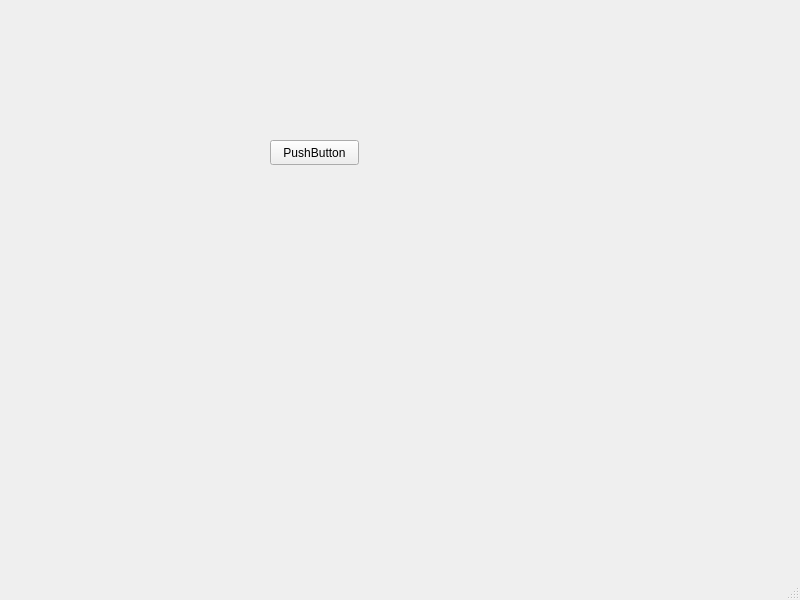
<?xml version="1.0" encoding="UTF-8"?>
<ui version="4.0">
 <class>MainWindow</class>
 <widget class="QMainWindow" name="MainWindow">
  <property name="geometry">
   <rect>
    <x>0</x>
    <y>0</y>
    <width>800</width>
    <height>600</height>
   </rect>
  </property>
  <property name="windowTitle">
   <string>MainWindow</string>
  </property>
  <widget class="QWidget" name="centralwidget">
   <widget class="QPushButton" name="pushButton">
    <property name="geometry">
     <rect>
      <x>270</x>
      <y>140</y>
      <width>89</width>
      <height>25</height>
     </rect>
    </property>
    <property name="text">
     <string>PushButton</string>
    </property>
   </widget>
  </widget>
  <widget class="QMenuBar" name="menubar">
   <property name="geometry">
    <rect>
     <x>0</x>
     <y>0</y>
     <width>800</width>
     <height>22</height>
    </rect>
   </property>
  </widget>
  <widget class="QStatusBar" name="statusbar"/>
 </widget>
 <resources/>
 <connections/>
</ui>
